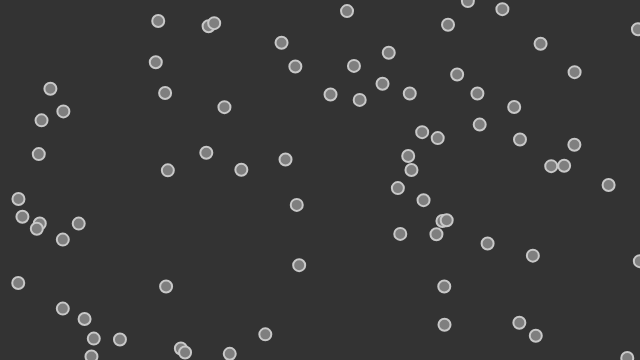
Frame 1 (no input)
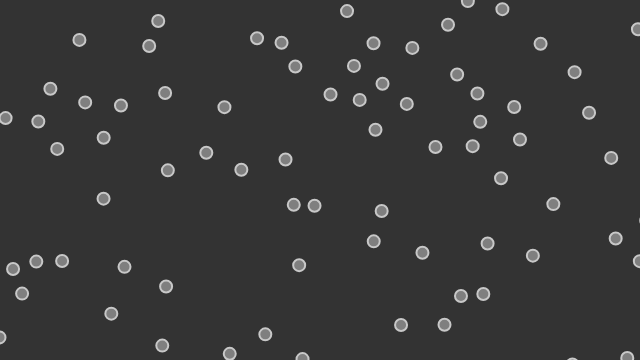
Frame 60 (no input)
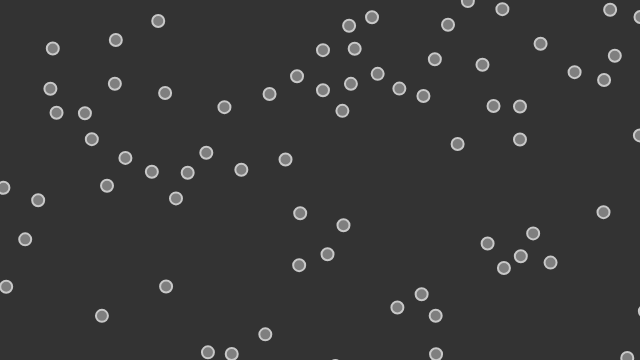
Frame 120 (the mouse pressed at the canvas centre since frame 60)

The p5.js sketch that drew these frames (run headless with seeded random() and noise() and a simulated clock; from frame 60 on, the mouse is pressed at the canvas centre):

// p5.js sketch
// ── sketch.js
// Daniel Shiffman
// https://www.kadenze.com/courses/the-nature-of-code
// http://natureofcode.com/
// Session 3: Separation

// Via Reynolds: http://www.red3d.com/cwr/steer/

// A list of vehicles
var vehicles = [];

function setup() {

  createCanvas(640, 360);
  // We are now making random vehicles and storing them in an array
  for (var i = 0; i < 75; i++) {
    vehicles.push(new Vehicle(random(width), random(height)));
  }
}

function draw() {
  background(51);

  for (var i = 0; i < vehicles.length; i++) {
    vehicles[i].separate(vehicles);
    vehicles[i].update();
    vehicles[i].borders();
    vehicles[i].display();
  }
}


function mouseDragged() {
  vehicles.push(new Vehicle(mouseX, mouseY));
}

// ── vehicle.js
// Daniel Shiffman
// https://www.kadenze.com/courses/the-nature-of-code
// http://natureofcode.com/
// Session 3: Separation

// The "Vehicle" constructor

function Vehicle(x, y) {
  // All the usual stuff
  this.position = createVector(x, y);
  this.r = 12;
  this.maxspeed = 3; // Maximum speed
  this.maxforce = 0.2; // Maximum steering force
  this.acceleration = createVector(0, 0);
  this.velocity = createVector(0, 0);

  this.applyForce = function(force) {
    // We could add mass here if we want A = F / M
    this.acceleration.add(force);
  }

  // Separation
  // Method checks for nearby vehicles and steers away
  this.separate = function(vehicles) {
    var desiredseparation = this.r * 2;
    var sum = createVector();
    var count = 0;
    // For every boid in the system, check if it's too close
    for (var i = 0; i < vehicles.length; i++) {
      var d = p5.Vector.dist(this.position, vehicles[i].position);
      // If the distance is greater than 0 and less than an arbitrary amount (0 when you are yourself)
      if ((d > 0) && (d < desiredseparation)) {
        // Calculate vector pointing away from neighbor
        var diff = p5.Vector.sub(this.position, vehicles[i].position);
        diff.normalize();
        diff.div(d); // Weight by distance
        sum.add(diff);
        count++; // Keep track of how many
      }
    }
    // Average -- divide by how many
    if (count > 0) {
      sum.div(count);
      // Our desired vector is the average scaled to maximum speed
      sum.normalize();
      sum.mult(this.maxspeed);
      // Implement Reynolds: Steering = Desired - Velocity
      var steer = p5.Vector.sub(sum, this.velocity);
      steer.limit(this.maxforce);
      this.applyForce(steer);
    }
  }

  // Method to update location
  this.update = function() {
    // Update velocity
    this.velocity.add(this.acceleration);
    // Limit speed
    this.velocity.limit(this.maxspeed);
    this.position.add(this.velocity);
    // Reset accelertion to 0 each cycle
    this.acceleration.mult(0);
  }

  this.display = function() {
    fill(127);
    stroke(200);
    strokeWeight(2);
    push();
    translate(this.position.x, this.position.y);
    ellipse(0, 0, this.r, this.r);
    pop();
  }

  // Wraparound
  this.borders = function() {
    if (this.position.x < -this.r) this.position.x = width + this.r;
    if (this.position.y < -this.r) this.position.y = height + this.r;
    if (this.position.x > width + this.r) this.position.x = -this.r;
    if (this.position.y > height + this.r) this.position.y = -this.r;
  }
}
